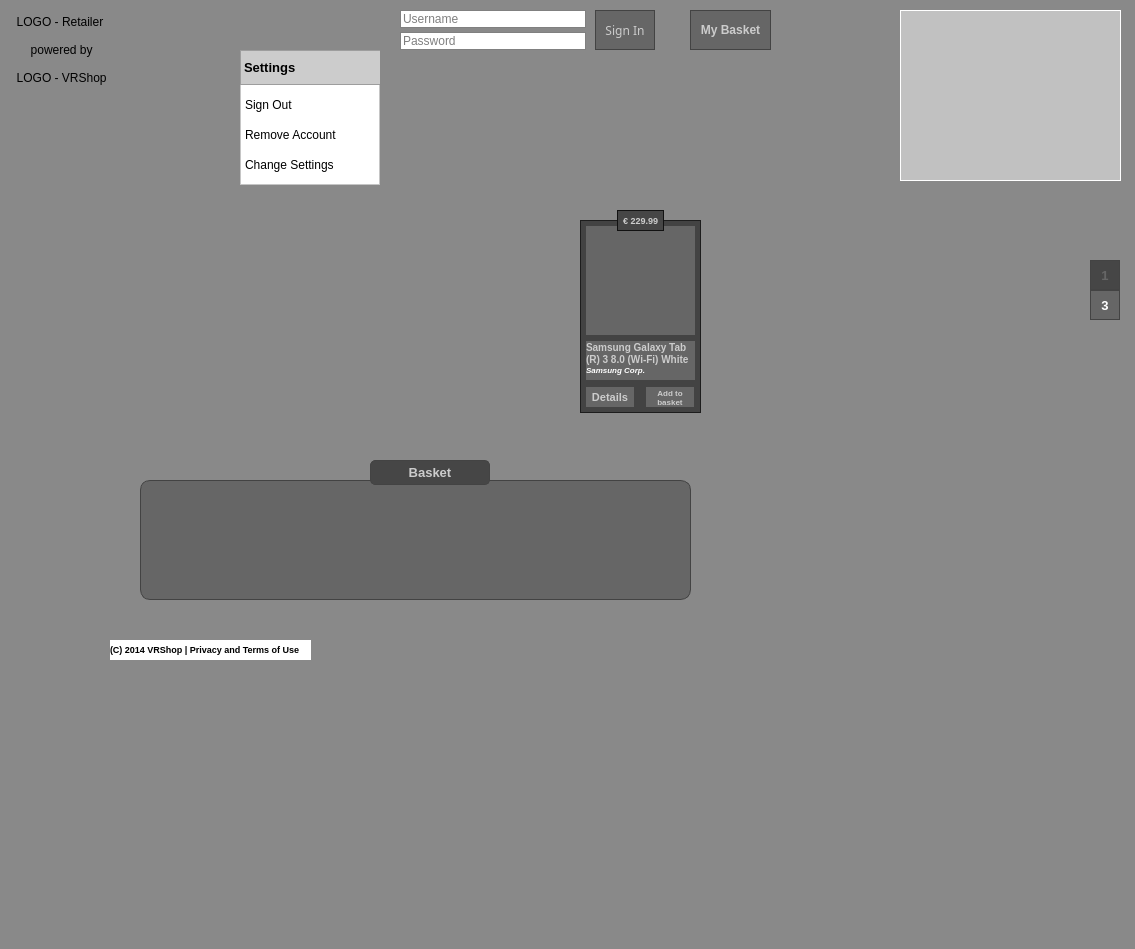
<?xml version="1.0" encoding="UTF-8"?>
<ui version="4.0">
 <class>MainWindow</class>
 <widget class="QMainWindow" name="MainWindow">
  <property name="windowModality">
   <enum>Qt::NonModal</enum>
  </property>
  <property name="geometry">
   <rect>
    <x>0</x>
    <y>0</y>
    <width>1135</width>
    <height>949</height>
   </rect>
  </property>
  <property name="sizePolicy">
   <sizepolicy hsizetype="Maximum" vsizetype="Maximum">
    <horstretch>0</horstretch>
    <verstretch>0</verstretch>
   </sizepolicy>
  </property>
  <property name="windowTitle">
   <string>MainWindow</string>
  </property>
  <property name="styleSheet">
   <string notr="true">QWidget {
	background-color: rgb(105,105,105);
}

/*Line edit*/
QLineEdit {
    border: 1px solid gray;
	height: 20px;
	background-color: lightgray;
    selection-background-color: darkgray;
}
</string>
  </property>
  <property name="animated">
   <bool>false</bool>
  </property>
  <property name="documentMode">
   <bool>false</bool>
  </property>
  <property name="dockNestingEnabled">
   <bool>false</bool>
  </property>
  <property name="unifiedTitleAndToolBarOnMac">
   <bool>false</bool>
  </property>
  <widget class="QWidget" name="centralwidget">
   <property name="sizePolicy">
    <sizepolicy hsizetype="Expanding" vsizetype="Expanding">
     <horstretch>0</horstretch>
     <verstretch>0</verstretch>
    </sizepolicy>
   </property>
   <property name="font">
    <font>
     <kerning>true</kerning>
    </font>
   </property>
   <property name="styleSheet">
    <string notr="true"/>
   </property>
   <layout class="QVBoxLayout" name="verticalLayout">
    <property name="spacing">
     <number>0</number>
    </property>
    <property name="leftMargin">
     <number>0</number>
    </property>
    <property name="topMargin">
     <number>0</number>
    </property>
    <property name="rightMargin">
     <number>0</number>
    </property>
    <property name="bottomMargin">
     <number>0</number>
    </property>
    <item>
     <widget class="VR::OSGQT_Widget" name="m_pOSGQTWidget" native="true">
      <property name="sizePolicy">
       <sizepolicy hsizetype="Expanding" vsizetype="Expanding">
        <horstretch>0</horstretch>
        <verstretch>0</verstretch>
       </sizepolicy>
      </property>
      <property name="minimumSize">
       <size>
        <width>300</width>
        <height>0</height>
       </size>
      </property>
      <property name="sizeIncrement">
       <size>
        <width>0</width>
        <height>0</height>
       </size>
      </property>
      <property name="baseSize">
       <size>
        <width>800</width>
        <height>600</height>
       </size>
      </property>
      <property name="styleSheet">
       <string notr="true">background-color:rgb(137,137,137);</string>
      </property>
      <widget class="VR::OSGQT_Widget" name="m_pOSGQTWidgetMap" native="true">
       <property name="geometry">
        <rect>
         <x>900</x>
         <y>10</y>
         <width>221</width>
         <height>171</height>
        </rect>
       </property>
       <property name="autoFillBackground">
        <bool>false</bool>
       </property>
       <property name="styleSheet">
        <string notr="true">QWidget	{
	background-color: rgb(193,193,193);
	border: 1px solid white;
}
</string>
       </property>
      </widget>
      <widget class="QToolButton" name="m_pToolButtonMyBasket">
       <property name="geometry">
        <rect>
         <x>690</x>
         <y>10</y>
         <width>81</width>
         <height>40</height>
        </rect>
       </property>
       <property name="minimumSize">
        <size>
         <width>81</width>
         <height>40</height>
        </size>
       </property>
       <property name="maximumSize">
        <size>
         <width>16777215</width>
         <height>16777215</height>
        </size>
       </property>
       <property name="font">
        <font>
         <family>Arial</family>
         <pointsize>9</pointsize>
         <weight>75</weight>
         <bold>true</bold>
        </font>
       </property>
       <property name="cursor">
        <cursorShape>PointingHandCursor</cursorShape>
       </property>
       <property name="styleSheet">
        <string notr="true">QToolButton {
	color: rgb(204,204,204);
	border: 1px solid rgb(67,67,67);
	background-color:rgb(102,102,102);
}

QToolButton:hover {
	color: white;
}



</string>
       </property>
       <property name="text">
        <string>My Basket</string>
       </property>
       <property name="checkable">
        <bool>true</bool>
       </property>
       <property name="checked">
        <bool>true</bool>
       </property>
       <property name="autoRaise">
        <bool>false</bool>
       </property>
      </widget>
      <widget class="QLabel" name="m_pLabelLogoRetailer">
       <property name="geometry">
        <rect>
         <x>10</x>
         <y>10</y>
         <width>100</width>
         <height>80</height>
        </rect>
       </property>
       <property name="minimumSize">
        <size>
         <width>0</width>
         <height>80</height>
        </size>
       </property>
       <property name="styleSheet">
        <string notr="true">QLabel#m_pLabelLogoRetailer	{
	border:0px;
	border-radius:0px;
	background-color:rgba(255,255,255,0);
}</string>
       </property>
       <property name="text">
        <string>LOGO - Retailer 

 powered by 

 LOGO - VRShop</string>
       </property>
       <property name="alignment">
        <set>Qt::AlignCenter</set>
       </property>
       <property name="margin">
        <number>0</number>
       </property>
       <property name="indent">
        <number>-1</number>
       </property>
      </widget>
      <widget class="QLineEdit" name="m_pLineEditUserName">
       <property name="geometry">
        <rect>
         <x>400</x>
         <y>10</y>
         <width>186</width>
         <height>18</height>
        </rect>
       </property>
       <property name="minimumSize">
        <size>
         <width>0</width>
         <height>18</height>
        </size>
       </property>
       <property name="maximumSize">
        <size>
         <width>16777215</width>
         <height>18</height>
        </size>
       </property>
       <property name="font">
        <font>
         <family>Arial</family>
        </font>
       </property>
       <property name="styleSheet">
        <string notr="true">QLineEdit {
	background-color: rgb(255,255,255);
	text-align: left;
}
</string>
       </property>
       <property name="inputMask">
        <string/>
       </property>
       <property name="placeholderText">
        <string>Username</string>
       </property>
       <property name="cursorMoveStyle">
        <enum>Qt::VisualMoveStyle</enum>
       </property>
      </widget>
      <widget class="QLineEdit" name="m_pLineEditPassword">
       <property name="geometry">
        <rect>
         <x>400</x>
         <y>32</y>
         <width>186</width>
         <height>18</height>
        </rect>
       </property>
       <property name="minimumSize">
        <size>
         <width>0</width>
         <height>18</height>
        </size>
       </property>
       <property name="maximumSize">
        <size>
         <width>16777215</width>
         <height>18</height>
        </size>
       </property>
       <property name="font">
        <font>
         <family>Arial</family>
        </font>
       </property>
       <property name="styleSheet">
        <string notr="true">background-color:white;</string>
       </property>
       <property name="echoMode">
        <enum>QLineEdit::Password</enum>
       </property>
       <property name="placeholderText">
        <string>Password</string>
       </property>
      </widget>
      <widget class="QPushButton" name="m_pPushButtonSignIn">
       <property name="geometry">
        <rect>
         <x>595</x>
         <y>10</y>
         <width>60</width>
         <height>40</height>
        </rect>
       </property>
       <property name="sizePolicy">
        <sizepolicy hsizetype="Fixed" vsizetype="Fixed">
         <horstretch>0</horstretch>
         <verstretch>0</verstretch>
        </sizepolicy>
       </property>
       <property name="minimumSize">
        <size>
         <width>60</width>
         <height>40</height>
        </size>
       </property>
       <property name="maximumSize">
        <size>
         <width>60</width>
         <height>16777215</height>
        </size>
       </property>
       <property name="font">
        <font>
         <family>12 20px</family>
         <weight>50</weight>
         <italic>false</italic>
         <bold>false</bold>
        </font>
       </property>
       <property name="cursor">
        <cursorShape>PointingHandCursor</cursorShape>
       </property>
       <property name="styleSheet">
        <string notr="true">QPushButton#m_pPushButtonSignIn {
	color:rgb(204,204,204);
	border: 1px solid rgb(67,67,67);
	background-color:rgb(102,102,102);
	font: Arial bold 20px;
}

QPushButton#m_pPushButtonSignIn:hover {
	color: white;
}
</string>
       </property>
       <property name="text">
        <string>Sign In</string>
       </property>
       <property name="default">
        <bool>false</bool>
       </property>
       <property name="flat">
        <bool>true</bool>
       </property>
      </widget>
      <widget class="QToolButton" name="m_pToolButtonUser">
       <property name="geometry">
        <rect>
         <x>340</x>
         <y>10</y>
         <width>40</width>
         <height>40</height>
        </rect>
       </property>
       <property name="minimumSize">
        <size>
         <width>40</width>
         <height>40</height>
        </size>
       </property>
       <property name="maximumSize">
        <size>
         <width>16777215</width>
         <height>16777215</height>
        </size>
       </property>
       <property name="cursor">
        <cursorShape>PointingHandCursor</cursorShape>
       </property>
       <property name="styleSheet">
        <string notr="true">QToolButton {
	border: 0px;
	image: url(C:/Matej/Images/Matej.jpg);
	background-color: rgba(255,255,255,0);
}
</string>
       </property>
       <property name="text">
        <string/>
       </property>
       <property name="checkable">
        <bool>true</bool>
       </property>
      </widget>
      <widget class="QToolButton" name="m_pToolButton3View">
       <property name="geometry">
        <rect>
         <x>1090</x>
         <y>290</y>
         <width>30</width>
         <height>30</height>
        </rect>
       </property>
       <property name="minimumSize">
        <size>
         <width>30</width>
         <height>30</height>
        </size>
       </property>
       <property name="maximumSize">
        <size>
         <width>30</width>
         <height>30</height>
        </size>
       </property>
       <property name="font">
        <font>
         <family>Arial</family>
         <pointsize>10</pointsize>
         <weight>75</weight>
         <bold>true</bold>
        </font>
       </property>
       <property name="styleSheet">
        <string notr="true">QToolButton {
	border: 1px solid rgb(67,67,67);
	color:rgb(102,102,102);
	background-color:rgb(70,70,70);
	selection-background-color: rgb(102,102,102);
}

QToolButton:hover	{
	color: white;
}

QToolButton:checked {
	background-color:rgb(102,102,102);
	color:white;
}
</string>
       </property>
       <property name="text">
        <string>3</string>
       </property>
       <property name="iconSize">
        <size>
         <width>20</width>
         <height>20</height>
        </size>
       </property>
       <property name="checkable">
        <bool>true</bool>
       </property>
       <property name="checked">
        <bool>true</bool>
       </property>
       <property name="autoRaise">
        <bool>true</bool>
       </property>
      </widget>
      <widget class="QToolButton" name="m_pToolButton1View">
       <property name="geometry">
        <rect>
         <x>1090</x>
         <y>260</y>
         <width>30</width>
         <height>30</height>
        </rect>
       </property>
       <property name="minimumSize">
        <size>
         <width>30</width>
         <height>30</height>
        </size>
       </property>
       <property name="maximumSize">
        <size>
         <width>30</width>
         <height>30</height>
        </size>
       </property>
       <property name="font">
        <font>
         <family>Arial</family>
         <pointsize>10</pointsize>
         <weight>75</weight>
         <bold>true</bold>
        </font>
       </property>
       <property name="styleSheet">
        <string notr="true">QToolButton {
	border: 1px solid rgb(67,67,67);
	color:rgb(102,102,102);
	background-color:rgb(70,70,70);
	selection-background-color: rgb(102,102,102);
}

QToolButton:hover	{
	color: white;
}

QToolButton:checked {
	background-color:rgb(102,102,102);
	color:white;
}
</string>
       </property>
       <property name="text">
        <string>1</string>
       </property>
       <property name="iconSize">
        <size>
         <width>40</width>
         <height>40</height>
        </size>
       </property>
       <property name="checkable">
        <bool>true</bool>
       </property>
       <property name="checked">
        <bool>false</bool>
       </property>
       <property name="autoRaise">
        <bool>true</bool>
       </property>
      </widget>
      <widget class="QFrame" name="m_pFrameSettings">
       <property name="geometry">
        <rect>
         <x>240</x>
         <y>50</y>
         <width>140</width>
         <height>135</height>
        </rect>
       </property>
       <property name="styleSheet">
        <string notr="true">QFrame	{
	background-color: white
}</string>
       </property>
       <property name="frameShape">
        <enum>QFrame::StyledPanel</enum>
       </property>
       <property name="frameShadow">
        <enum>QFrame::Raised</enum>
       </property>
       <widget class="QLabel" name="m_pLabelTitle">
        <property name="geometry">
         <rect>
          <x>0</x>
          <y>0</y>
          <width>141</width>
          <height>35</height>
         </rect>
        </property>
        <property name="font">
         <font>
          <family>Arial</family>
          <pointsize>10</pointsize>
          <weight>75</weight>
          <bold>true</bold>
         </font>
        </property>
        <property name="styleSheet">
         <string notr="true">background-color: rgb(204,204,204);</string>
        </property>
        <property name="frameShape">
         <enum>QFrame::StyledPanel</enum>
        </property>
        <property name="text">
         <string>Settings</string>
        </property>
        <property name="openExternalLinks">
         <bool>false</bool>
        </property>
       </widget>
       <widget class="QPushButton" name="m_pPushButtonSignOut">
        <property name="geometry">
         <rect>
          <x>0</x>
          <y>40</y>
          <width>140</width>
          <height>30</height>
         </rect>
        </property>
        <property name="font">
         <font>
          <family>Arial</family>
          <pointsize>9</pointsize>
          <weight>50</weight>
          <bold>false</bold>
         </font>
        </property>
        <property name="cursor">
         <cursorShape>PointingHandCursor</cursorShape>
        </property>
        <property name="styleSheet">
         <string notr="true">QPushButton {
	color:black;
	border: 1px rgb(204,204,204);
	background-color: transparent;
	text-align: left;
	padding: 5px;
}

QPushButton:hover {
	background-color: rgb(204,204,204);
	color: white;
}
</string>
        </property>
        <property name="text">
         <string>Sign Out</string>
        </property>
        <property name="flat">
         <bool>true</bool>
        </property>
       </widget>
       <widget class="QPushButton" name="m_pPushButtonRemoveAccount">
        <property name="geometry">
         <rect>
          <x>0</x>
          <y>70</y>
          <width>140</width>
          <height>30</height>
         </rect>
        </property>
        <property name="font">
         <font>
          <family>Arial</family>
          <pointsize>9</pointsize>
         </font>
        </property>
        <property name="cursor">
         <cursorShape>PointingHandCursor</cursorShape>
        </property>
        <property name="styleSheet">
         <string notr="true">QPushButton {
	color:black;
	border: 1px rgb(204,204,204);
	background-color: transparent;
	text-align: left;
	padding: 5px;
}

QPushButton:hover {
	background-color: rgb(204,204,204);
	color: white;
}
</string>
        </property>
        <property name="text">
         <string>Remove Account</string>
        </property>
        <property name="flat">
         <bool>true</bool>
        </property>
       </widget>
       <widget class="QPushButton" name="m_pPushButtonChangeSettings">
        <property name="geometry">
         <rect>
          <x>0</x>
          <y>100</y>
          <width>140</width>
          <height>30</height>
         </rect>
        </property>
        <property name="font">
         <font>
          <family>Arial</family>
          <pointsize>9</pointsize>
         </font>
        </property>
        <property name="cursor">
         <cursorShape>PointingHandCursor</cursorShape>
        </property>
        <property name="styleSheet">
         <string notr="true">QPushButton {
	color:black;
	border: 1px rgb(204,204,204);
	background-color: transparent;
	text-align: left;
	padding: 5px;
}

QPushButton:hover {
	background-color: rgb(204,204,204);
	color: white;
}
</string>
        </property>
        <property name="text">
         <string>Change Settings</string>
        </property>
        <property name="flat">
         <bool>true</bool>
        </property>
       </widget>
      </widget>
      <widget class="QFrame" name="m_pFrameItemsBasket">
       <property name="geometry">
        <rect>
         <x>140</x>
         <y>480</y>
         <width>551</width>
         <height>120</height>
        </rect>
       </property>
       <property name="styleSheet">
        <string notr="true">background-color:rgb(102,102,102);
border: 1px solid rgb(67,67,67);
border-radius: 10px;
padding: 2px;</string>
       </property>
       <property name="frameShape">
        <enum>QFrame::Panel</enum>
       </property>
       <property name="frameShadow">
        <enum>QFrame::Raised</enum>
       </property>
       <widget class="QPushButton" name="m_pPushButtonBasketBack">
        <property name="geometry">
         <rect>
          <x>1</x>
          <y>10</y>
          <width>41</width>
          <height>101</height>
         </rect>
        </property>
        <property name="cursor">
         <cursorShape>PointingHandCursor</cursorShape>
        </property>
        <property name="styleSheet">
         <string notr="true">	border:0px;
	background-color:rgb(102,102,102);
	border-radius: 10px;
	padding: 2px;</string>
        </property>
        <property name="text">
         <string/>
        </property>
        <property name="icon">
         <iconset>
          <normaloff>../../../../../../arrow_left.png</normaloff>../../../../../../arrow_left.png</iconset>
        </property>
        <property name="iconSize">
         <size>
          <width>50</width>
          <height>100</height>
         </size>
        </property>
        <property name="flat">
         <bool>true</bool>
        </property>
       </widget>
       <widget class="QPushButton" name="m_pPushButtonBasketForward">
        <property name="geometry">
         <rect>
          <x>509</x>
          <y>10</y>
          <width>41</width>
          <height>101</height>
         </rect>
        </property>
        <property name="cursor">
         <cursorShape>PointingHandCursor</cursorShape>
        </property>
        <property name="styleSheet">
         <string notr="true">	border:0px;
	background-color:rgb(102,102,102);
	border-radius: 10px;
	padding: 2px;</string>
        </property>
        <property name="text">
         <string/>
        </property>
        <property name="icon">
         <iconset>
          <normaloff>../../../../../../arrow_right.png</normaloff>../../../../../../arrow_right.png</iconset>
        </property>
        <property name="iconSize">
         <size>
          <width>50</width>
          <height>100</height>
         </size>
        </property>
        <property name="flat">
         <bool>true</bool>
        </property>
       </widget>
      </widget>
      <widget class="QLabel" name="m_pLabelBasketCase">
       <property name="geometry">
        <rect>
         <x>370</x>
         <y>460</y>
         <width>120</width>
         <height>25</height>
        </rect>
       </property>
       <property name="font">
        <font>
         <family>Arial</family>
         <pointsize>10</pointsize>
         <weight>75</weight>
         <bold>true</bold>
        </font>
       </property>
       <property name="styleSheet">
        <string notr="true">QLabel#m_pLabelBasketCase {
	color: rgb(204,204,204);
	border-radius: 5px;
	border: 1px solid rgb(67,67,67);
	background-color:rgb(70,70,70);
}</string>
       </property>
       <property name="text">
        <string>Basket</string>
       </property>
       <property name="alignment">
        <set>Qt::AlignCenter</set>
       </property>
      </widget>
      <widget class="QLabel" name="m_pLabelLegalNotice">
       <property name="geometry">
        <rect>
         <x>110</x>
         <y>640</y>
         <width>201</width>
         <height>20</height>
        </rect>
       </property>
       <property name="font">
        <font>
         <family>Arial</family>
         <pointsize>7</pointsize>
         <weight>75</weight>
         <bold>true</bold>
        </font>
       </property>
       <property name="focusPolicy">
        <enum>Qt::StrongFocus</enum>
       </property>
       <property name="styleSheet">
        <string notr="true">background-color:white;</string>
       </property>
       <property name="text">
        <string>(C) 2014 VRShop | Privacy and Terms of Use</string>
       </property>
      </widget>
      <widget class="QFrame" name="m_pFrameProductInterface">
       <property name="geometry">
        <rect>
         <x>580</x>
         <y>220</y>
         <width>121</width>
         <height>193</height>
        </rect>
       </property>
       <property name="styleSheet">
        <string notr="true">QFrame#m_pFrameProductInterface	{
	border: 1px solid rgb(29,29,29);
	background-color: rgb(67,67,67);
/*	border-radius: 10px;*/
	padding: 2px;
}
</string>
       </property>
       <property name="frameShape">
        <enum>QFrame::StyledPanel</enum>
       </property>
       <property name="frameShadow">
        <enum>QFrame::Raised</enum>
       </property>
       <widget class="QLabel" name="m_pLabelProductInterfaceImage">
        <property name="geometry">
         <rect>
          <x>5</x>
          <y>5</y>
          <width>111</width>
          <height>111</height>
         </rect>
        </property>
        <property name="styleSheet">
         <string notr="true">border-radius:0px;
border: 1px solid rgb(67,67,67);
background-color:rgb(102,102,102);</string>
        </property>
        <property name="text">
         <string/>
        </property>
        <property name="pixmap">
         <pixmap>../../../../../../../Matej/Images/Banana.bmp</pixmap>
        </property>
        <property name="scaledContents">
         <bool>true</bool>
        </property>
       </widget>
       <widget class="QPushButton" name="m_pPushButtonProductInterfaceDetails">
        <property name="geometry">
         <rect>
          <x>5</x>
          <y>166</y>
          <width>50</width>
          <height>22</height>
         </rect>
        </property>
        <property name="minimumSize">
         <size>
          <width>0</width>
          <height>0</height>
         </size>
        </property>
        <property name="maximumSize">
         <size>
          <width>100</width>
          <height>16777215</height>
         </size>
        </property>
        <property name="font">
         <font>
          <family>Arial</family>
          <pointsize>8</pointsize>
          <weight>75</weight>
          <bold>true</bold>
         </font>
        </property>
        <property name="cursor">
         <cursorShape>PointingHandCursor</cursorShape>
        </property>
        <property name="styleSheet">
         <string notr="true">QPushButton {
	color: rgb(204,204,204);
	background-color:rgb(102,102,102);
	border: 1px solid rgb(67,67,67);
}

QPushButton:hover {
	color: white;
}</string>
        </property>
        <property name="text">
         <string>Details</string>
        </property>
        <property name="checkable">
         <bool>true</bool>
        </property>
        <property name="checked">
         <bool>true</bool>
        </property>
       </widget>
       <widget class="QPushButton" name="m_pPushButtonProductInterface2Basket">
        <property name="geometry">
         <rect>
          <x>65</x>
          <y>166</y>
          <width>50</width>
          <height>22</height>
         </rect>
        </property>
        <property name="minimumSize">
         <size>
          <width>0</width>
          <height>0</height>
         </size>
        </property>
        <property name="maximumSize">
         <size>
          <width>100</width>
          <height>16777215</height>
         </size>
        </property>
        <property name="font">
         <font>
          <family>Arial</family>
          <pointsize>6</pointsize>
          <weight>75</weight>
          <bold>true</bold>
         </font>
        </property>
        <property name="cursor">
         <cursorShape>PointingHandCursor</cursorShape>
        </property>
        <property name="styleSheet">
         <string notr="true">QPushButton {
	color: rgb(204,204,204);
	background-color:rgb(102,102,102);
	border: 1px solid rgb(67,67,67);
}

QPushButton:hover {
	color: white;
}



</string>
        </property>
        <property name="text">
         <string>Add to
basket</string>
        </property>
        <property name="checkable">
         <bool>true</bool>
        </property>
        <property name="checked">
         <bool>true</bool>
        </property>
       </widget>
       <widget class="QLabel" name="m_pLabelProductInterfaceInfo">
        <property name="geometry">
         <rect>
          <x>5</x>
          <y>120</y>
          <width>111</width>
          <height>41</height>
         </rect>
        </property>
        <property name="font">
         <font>
          <family>Arial</family>
          <pointsize>7</pointsize>
          <weight>75</weight>
          <bold>true</bold>
          <strikeout>false</strikeout>
          <stylestrategy>PreferDefault</stylestrategy>
         </font>
        </property>
        <property name="acceptDrops">
         <bool>true</bool>
        </property>
        <property name="styleSheet">
         <string notr="true">QLabel {
	color: rgb(204,204,204);
	background-color:rgb(102,102,102);
	border-radius:0px;
	border: 1px solid rgb(67,67,67);
}</string>
        </property>
        <property name="text">
         <string>&lt;html&gt;&lt;head/&gt;&lt;body&gt;&lt;span style=&quot; font-size:10px; font-style:bold;&quot;&gt;Samsung Galaxy Tab (R) 3 8.0 (Wi-Fi) White &lt;/span&gt;&lt;br&gt;&lt;span style=&quot;font-size:8px; font-style:italic;color:white;&quot;&gt;Samsung Corp.&lt;/span&gt;&lt;/br&gt;&lt;/body&gt;&lt;/html&gt;</string>
        </property>
        <property name="alignment">
         <set>Qt::AlignLeading|Qt::AlignLeft|Qt::AlignTop</set>
        </property>
        <property name="wordWrap">
         <bool>true</bool>
        </property>
        <property name="indent">
         <number>0</number>
        </property>
       </widget>
      </widget>
      <widget class="QLabel" name="m_pLabelProductInterfacePrice">
       <property name="geometry">
        <rect>
         <x>617</x>
         <y>210</y>
         <width>47</width>
         <height>21</height>
        </rect>
       </property>
       <property name="font">
        <font>
         <family>Arial</family>
         <pointsize>7</pointsize>
         <weight>75</weight>
         <bold>true</bold>
        </font>
       </property>
       <property name="styleSheet">
        <string notr="true">QLabel#m_pLabelProductInterfacePrice {
	color: rgb(204,204,204);
/*	border-radius: 5px;*/
	border: 1px solid rgb(18,18,18);
	background-color:rgb(70,70,70);
}
</string>
       </property>
       <property name="text">
        <string>€ 229.99</string>
       </property>
       <property name="alignment">
        <set>Qt::AlignCenter</set>
       </property>
      </widget>
     </widget>
    </item>
   </layout>
  </widget>
 </widget>
 <customwidgets>
  <customwidget>
   <class>VR::OSGQT_Widget</class>
   <extends>QWidget</extends>
   <header location="global">vrosgqt_widget.h</header>
   <container>1</container>
  </customwidget>
 </customwidgets>
 <resources/>
 <connections/>
</ui>
